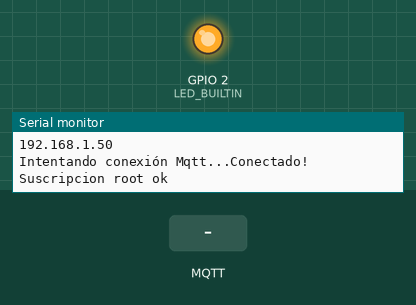
Recording of a program running on a simulated ESP8266 (NodeMCU). Parts: output pins drawn as LEDs (lit = HIGH, except the on-board LED, lit = LOW), the last lines printed to the serial monitor. Inputs (shaded band) come from the test bench. WiFi joins after 1.5 s; servers stay silent unless stated; random numbers use the default seed unless the program sets one; no MQTT or app messages arrive unless stated.

Above: at 2.7 s.
2.8 s: MQTT message "1" arrives on the first subscribed topic
At 3.5 s:
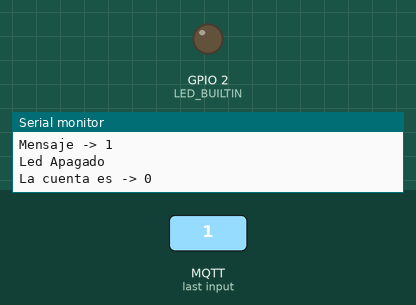
4.3 s: MQTT message "0" arrives on the first subscribed topic
At 4.7 s:
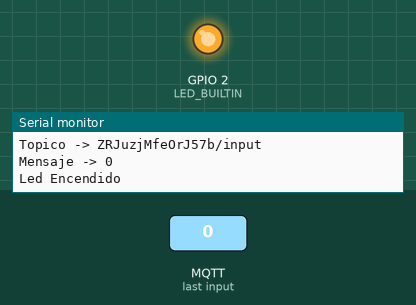
5.8 s: MQTT message "2" arrives on the first subscribed topic
At 7.0 s:
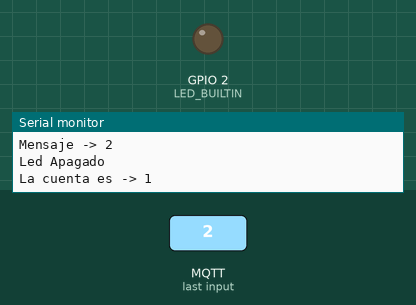
Timing chart, 0 to 8.8 s (numbered marks = the images above; inputs shaded):
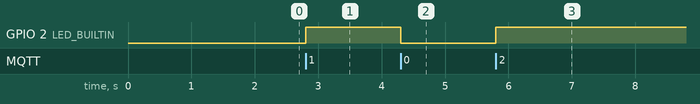

Measured:
- after the input at 2.8 s, GPIO 2 (LED_BUILTIN): LOW → HIGH at once
- after the input at 4.3 s, GPIO 2 (LED_BUILTIN): HIGH → LOW at once
- after the input at 5.8 s, GPIO 2 (LED_BUILTIN): LOW → HIGH at once

The program:

main.cpp
```cpp
#include <Arduino.h>
#include <ESP8266WiFi.h>
#include <PubSubClient.h>

//**************************************
//*********** MQTT CONFIG **************
//**************************************
const char *mqtt_server = "ioticos.org";
const int mqtt_port = 1883;
const char *mqtt_user = "BG6swRmFMa8RMyz";
const char *mqtt_pass = "AyZhgsFitmjMmvC";
const char *root_topic_subscribe = "ZRJuzjMfeOrJ57b/input";
const char *sub1 = "ZRJuzjMfeOrJ57b/input1";
const char *root_topic_publish = "ZRJuzjMfeOrJ57b/output";

//**************************************
//*********** WIFICONFIG ***************
//**************************************
const char* ssid = "Familia Ochoa";
const char* password = "0301072468";

//**************************************
//*********** GLOBALES   ***************
//**************************************
WiFiClient espClient;
PubSubClient client(espClient);
char msg[25];
long count=0;
long lastMsg = 0;


//**************************************
//*********** FUNCIONES   ***************
//**************************************
void callback(char* topic, byte* payload, unsigned int length);
void reconnect();
void setup_wifi();

void setup()
{
  pinMode(LED_BUILTIN,OUTPUT);
  Serial.begin(115200);
  setup_wifi();
  client.setServer(mqtt_server, mqtt_port);
  client.setCallback(callback);
}

void loop()
{
  if(!client.connected())
  {
    reconnect();
  }

  if(client.connected())
  {
    if (millis() - lastMsg > 3000)
    {
      lastMsg = millis();
      String str = "La cuenta es -> " + String(count);
      str.toCharArray(msg,25);
      Serial.println(str);
      client.publish(root_topic_publish,msg);
      count++;
    }
  }

  client.loop();
}

//*****************************
//***    CONEXION WIFI      ***
//*****************************
void setup_wifi()
{
	delay(10);
	// Nos conectamos a nuestra red Wifi
	Serial.println();
	Serial.print("Conectando a ssid: ");
	Serial.println(ssid);

	WiFi.begin(ssid, password);

	while (WiFi.status() != WL_CONNECTED)
  {
		delay(500);
		Serial.print(".");
	}

	Serial.println("");
	Serial.println("Conectado a red WiFi!");
	Serial.println("Dirección IP: ");
	Serial.println(WiFi.localIP());
}

//*****************************
//***    CONEXION MQTT      ***
//*****************************

void reconnect()
{
	while (!client.connected())
  {
		Serial.print("Intentando conexión Mqtt...");
		// Creamos un cliente ID
		String clientId = "ESP8266Davo";
		clientId += String(random(0xffff), HEX);
		// Intentamos conectar
		if(client.connect(clientId.c_str(),mqtt_user,mqtt_pass))
    {
			Serial.println("Conectado!");
			// Nos suscribimos
			if(client.subscribe(root_topic_subscribe))
      {
        Serial.println("Suscripcion root ok");
      }
      else
      {
        Serial.println("fallo Suscripciión");
      }
		}
    else
    {
			Serial.print("falló :( con error -> ");
			Serial.print(client.state());
			Serial.println(" Intentamos de nuevo en 5 segundos");
			delay(5000);
		}
	}
}


//*****************************
//***       CALLBACK        ***
//*****************************

void callback(char* topic, byte* payload, unsigned int length)
{
	String incoming = "";
	Serial.print("Topico -> ");
	Serial.print(topic);
	Serial.println("");
	for (int i = 0; i < length; i++)
  {
		incoming += (char)payload[i];
	}
	incoming.trim();
	Serial.println("Mensaje -> " + incoming);
  if((char)payload[0] == '0')
  {
    digitalWrite(LED_BUILTIN,LOW);
    Serial.println("Led Encendido");
  }
  else
  {
    digitalWrite(LED_BUILTIN,HIGH);
    Serial.println("Led Apagado");
  }

}
```
